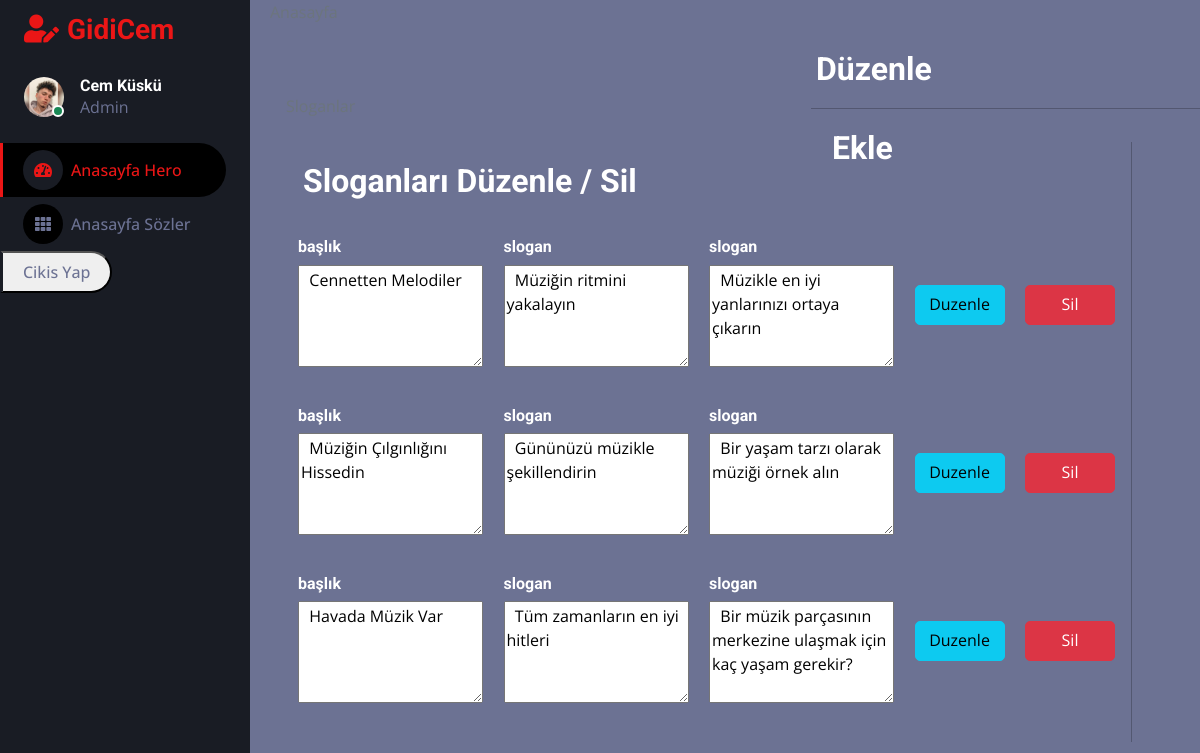
Screenshot of /gidicem/adminn/index.php (signed in) with the database file from the repository.
### tables this page shows
CREATE TABLE IF NOT EXISTS `anasayfa_hero` (
  `id` int(11) NOT NULL AUTO_INCREMENT,
  `baslik` varchar(250) NOT NULL,
  `slogan` varchar(250) NOT NULL,
  `aciklama` varchar(250) NOT NULL,
  PRIMARY KEY (`id`)
);

### gidicem/adminn/index.php (the view, shortened to what this page needs)
<?php
$json_string = 'https://api.genelpara.com/embed/doviz.json';
$jsondata = file_get_contents($json_string);
$obj = json_decode($jsondata, true);
print_r($obj["USD"]);
?>
<!DOCTYPE html>
<html lang="en">
<head>
    <link href="https://cdnjs.cloudflare.com/ajax/libs/font-awesome/5.10.0/css/all.min.css" rel="stylesheet">
    <link href="https://cdn.jsdelivr.net/npm/bootstrap-icons@1.4.1/font/bootstrap-icons.css" rel="stylesheet">
    <link href="lib/owlcarousel/assets/owl.carousel.min.css" rel="stylesheet">
    <link href="lib/tempusdominus/css/tempusdominus-bootstrap-4.min.css" rel="stylesheet" />
    <link href="css/bootstrap.min.css" rel="stylesheet">
    <link href="css/style.css" rel="stylesheet">
</head>
<body>
    <div class="container-fluid position-relative d-flex p-0">
        <div class="sidebar pe-4 pb-3">
            <nav class="navbar bg-secondary navbar-dark">
                <a href="index.html" class="navbar-brand mx-4 mb-3">
                    <h3 class="text-primary"><i class="fa fa-user-edit me-2"></i>GidiCem</h3>
                </a>
                <div class="d-flex align-items-center ms-4 mb-4">
                    <div class="position-relative">
                    <img class="rounded-circle" src="../images/pp.jpg" alt="" style="width: 40px; height: 40px;">
                        <div class="bg-success rounded-circle border border-2 border-white position-absolute end-0 bottom-0 p-1"></div>
                    </div>
                    <div class="ms-3">
                        <h6 class="mb-0">Cem Küskü</h6>
                        <span>Admin</span>
                    </div>
                </div>
                <div class="navbar-nav w-100">
                    <a href="index.php" class="nav-item nav-link active"><i class="fa fa-tachometer-alt me-2"></i>Anasayfa Hero </a>
                    <a href="sozler.php" class="nav-item nav-link "><i class="fa fa-th me-2"></i>Anasayfa Sözler</a>
                    <li class="nav-item mt-auto">
<form action="" method="post">
    <button class="nav-link" name="cikis" >
         Cikis Yap
        </button>
 </form>
</li>
                </div>
            </nav>
        </div>
        <div class="content">
  <div class="wrapper d-flex flex-column min-vh-100 bg-light">
    <header class="header header-sticky mb-4">
      <div class="container-fluid">
        <nav aria-label="breadcrumb">
          <ol class="breadcrumb my-0 ms-2">
            <li class="breadcrumb-item active"><span>Anasayfa</span></li>
          </ol>
        </nav>
      </div>
    </header>
    <div class="body flex-grow-1 px-3">
    <?php
  $conn = new PDO("mysql:host=localhost;dbname=gidicem;charset=utf8", "root", "");
 ?>
  <div class="wrapper d-flex flex-column min-vh-100 bg-light">
    <header class="header header-sticky mb-4">
      <div class="container-fluid">
          <svg width="118" height="46" alt="CoreUI Logo">
            <use xlink:href="assets/brand/coreui.svg#full"></use>
          </svg></a>
      </div>
      <div class="container-fluid">
        <nav aria-label="breadcrumb">
          <ol class="breadcrumb my-0 ms-2">
            <li class="breadcrumb-item active"><span>Sloganlar</span></li>
          </ol>
        </nav>
      </div>
    </header>
    <div class="body flex-grow-1 px-3">
<div class="secc"  style="display: flex; width:850px" >
    <div class="body flex-grow-1 px-3" style="width: 900px; border-right: 1px solid #0000003b;">
    <h2 style="margin: 20px 5px;">Sloganları Düzenle / Sil</h2>
    <hr>
    <?php
    $veri = $conn
        ->query("SELECT * FROM anasayfa_hero")
        ->fetchAll();
    ?>
    <?php
    foreach ($veri as $row) {
    ?>
    <div class="user-content" style="display: flex;
    width: 100%;
    max-width: 1200px;
    margin: 0 auto;
    justify-content: space-between;
    align-items:center;">
        <div class="user-name">
        <h6>başlık</h6>
        <textarea name="baslik" id="isim" cols="20" rows="4">  <?php echo $row['baslik'] ?></textarea>
        </div>
        <div class="user-nick">
        <h6>slogan</h6>
        <textarea name="slogan" id="fiyat" cols="20" rows="4">  <?php echo $row['slogan'] ?></textarea>
        </div>
        <div class="user-nick">
        <h6>slogan</h6>
        <textarea name="aciklama" id="fiyat" cols="20" rows="4">  <?php echo $row['aciklama'] ?></textarea>
        </div>
        <a href="index.php?duzenle=<?php echo $row['id'] ?>" class="btn btn-info" style="width:90px; text-align: center;
    height: 40px;">Duzenle</a>
        <a href="index.php?sil=<?php echo $row['id'] ?>" class="btn btn-danger" style="width: 90px;
    text-align: center;
    height: 40px;">Sil</a>
    </div>
    <hr>
    <?php
    }
    ?>
</div>
<div class="body flex-grow-1 px-3" style="width: 400px;
    /* border-right: 1px solid #0000003b; */
    position: fixed;
    right: 5px;
    top:30px;
    padding-bottom:5px">
<h2 style="margin: 20px 5px;">Düzenle</h2>
<div class="body flex-grow-1 px-3" style="width: 400px;
    border-top: 1px solid #0000003b;
;">
<h2 style="margin: 20px 5px;">Ekle</h2>
</div>
</div>
</div>
</div>
</div>
    </div>
</body>
</html>

### gidicem/adminn/css/style.css (style rules this page uses)
:root { --primary: #EB1616; --secondary: #191C24; --light: #6C7293; --dark: #000000; }
.btn { transition: .5s; }
.sidebar { position: fixed; top: 0; left: 0; bottom: 0; width: 250px; height: 100vh; overflow-y: auto; background: var(--secondary); transition: 0.5s; z-index: 999; }
.content { margin-left: 250px; min-height: 100vh; background: var(--dark); transition: 0.5s; }
@media (min-width: 992px) { .sidebar { margin-left: 0; } }
@media (min-width: 992px) { .content { width: calc(100% - 250px); } }
.sidebar .navbar .navbar-nav .nav-link { padding: 7px 20px; color: var(--light); font-weight: 500; border-left: 3px solid var(--secondary); border-radius: 0 30px 30px 0; outline: none; }
.sidebar .navbar .navbar-nav .nav-link:hover, .sidebar .navbar .navbar-nav .nav-link.active { color: var(--primary); background: var(--dark); border-color: var(--primary); }
.sidebar .navbar .navbar-nav .nav-link i { width: 40px; height: 40px; display: inline-flex; align-items: center; justify-content: center; background: var(--dark); border-radius: 40px; }
.sidebar .navbar .navbar-nav .nav-link:hover i, .sidebar .navbar .navbar-nav .nav-link.active i { background: var(--secondary); }

### rows the page displays
anasayfa_hero: baslik "Cennetten Melodiler", slogan "Müziğin ritmini yakalayın", aciklama "Müzikle en iyi yanlarınızı ortaya çıkarın"
anasayfa_hero: baslik "Müziğin Çılgınlığını Hissedin", slogan "Gününüzü müzikle şekillendirin", aciklama "Bir yaşam tarzı olarak müziği örnek alın"
anasayfa_hero: baslik "Havada Müzik Var", slogan "Tüm zamanların en iyi hitleri", aciklama "Bir müzik parçasının merkezine ulaşmak için kaç yaşam gerekir?"
